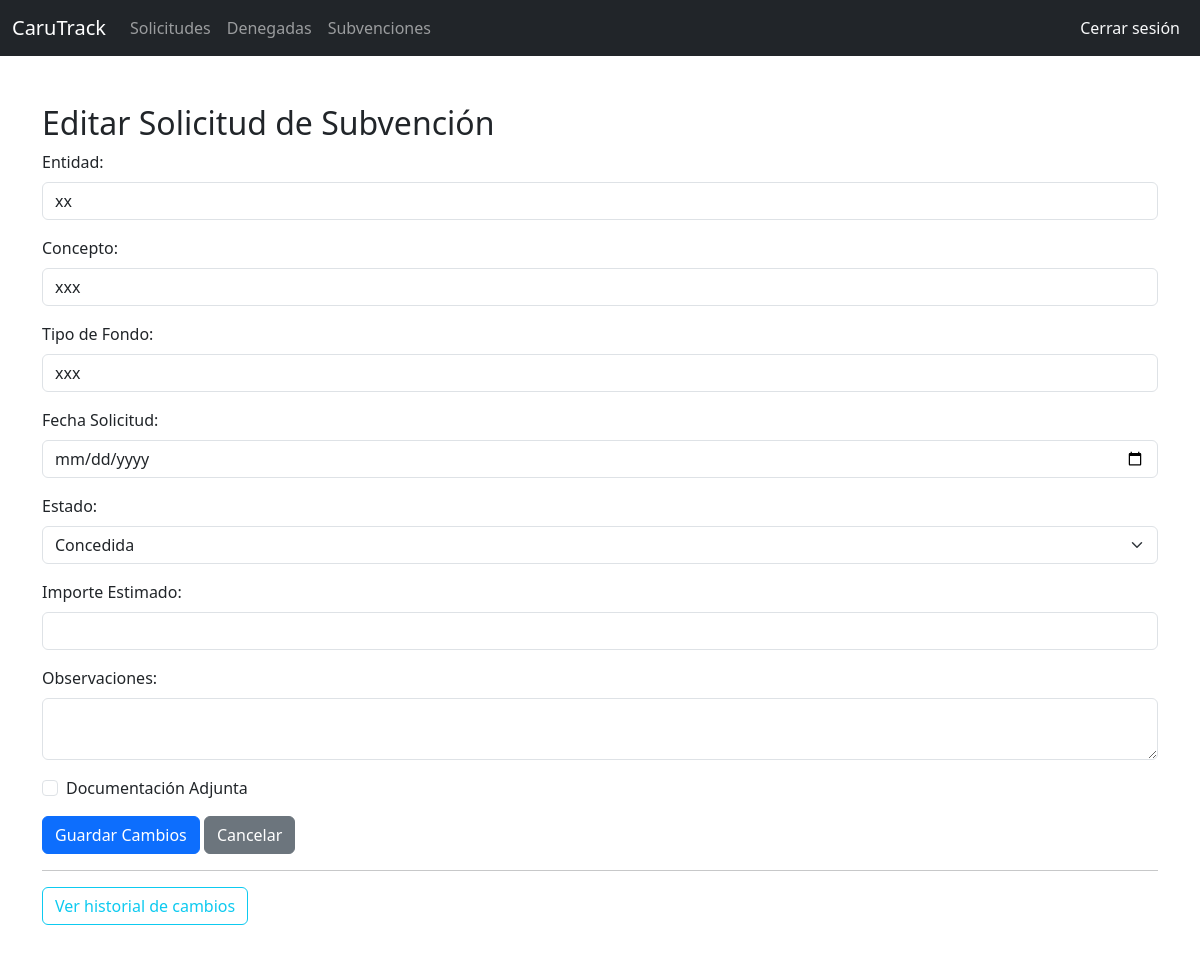
Before: /solicitudes/editar/1 (signed in) with the older database file.
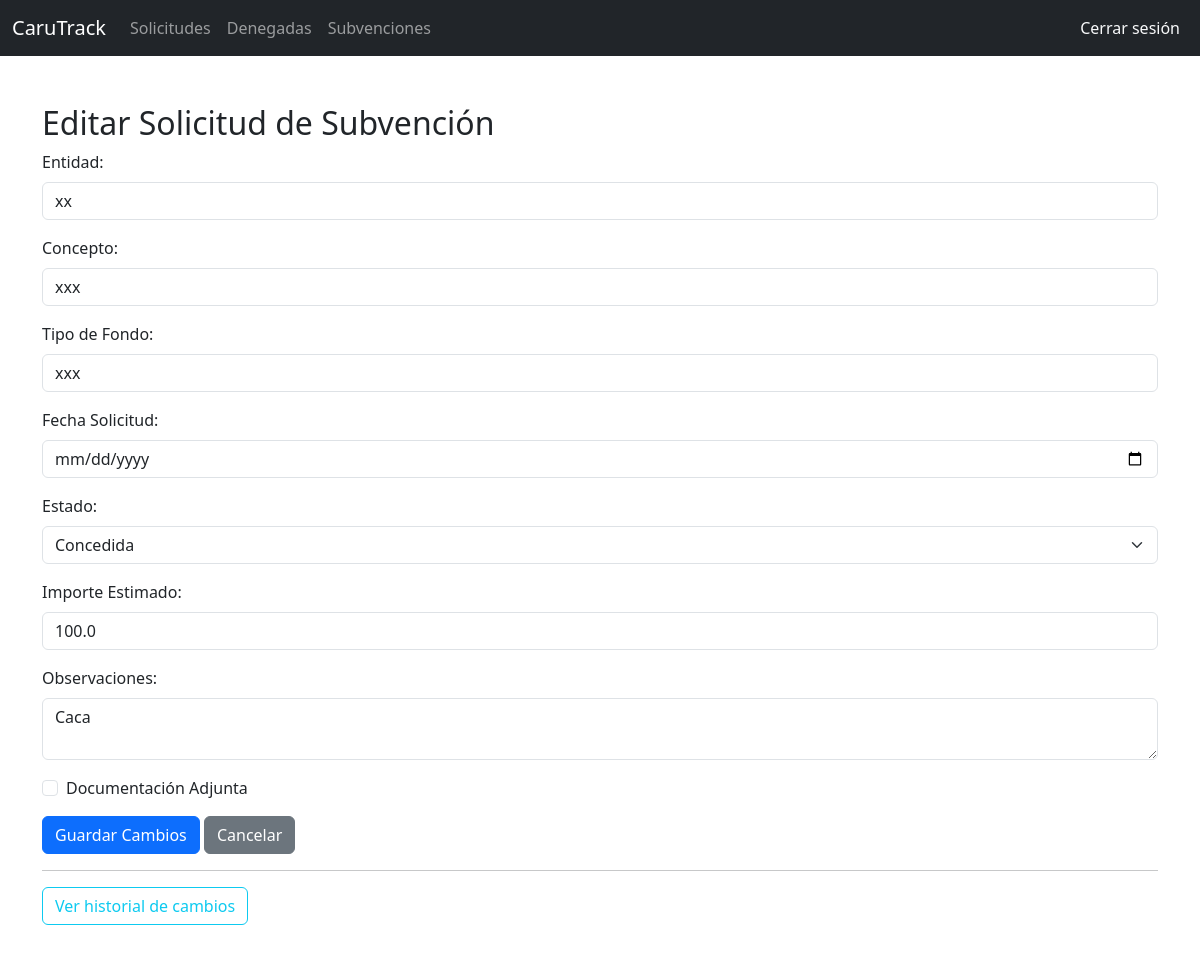
After: the same page with the newer database file.
### app/models.py (models this page shows, shortened)
class SolicitudSubvencion(db.Model):
    id = db.Column(db.Integer, primary_key=True)
    entidad = db.Column(db.String(150), nullable=False)
    concepto = db.Column(db.String(250), nullable=False)
    tipo_fondo = db.Column(db.String(100))
    fecha_solicitud = db.Column(db.Date)
    estado = db.Column(db.String(50), nullable=False, default='No solicitada')
    observaciones = db.Column(db.Text)
    importe_estimado = db.Column(db.Float)
    documentacion_adjunta = db.Column(db.Boolean, default=False)
    bloqueada = db.Column(db.Boolean, default=False)  # Nueva lógica de bloqueo

### app/routes.py (the view, shortened to what this page needs)
@main.route('/solicitudes/editar/<int:id>', methods=['GET', 'POST'])
@login_required
@rol_requerido('gestor')
def editar_solicitud(id):
    solicitud = SolicitudSubvencion.query.get_or_404(id)
    if solicitud.bloqueada:
        return render_template('editar_solicitud.html', solicitud=solicitud, estados=[], bloqueada=True)
    estados = ['No solicitada', 'En preparación', 'Presentada', 'Resolución parcial', 'Concedida', 'Denegada']
    campos_originales = solicitud.__dict__.copy()
    return render_template('editar_solicitud.html', solicitud=solicitud, estados=estados, bloqueada=False)

### app/__init__.py (called while the page is built)
def create_app():
    app = Flask(__name__)
    app.config.from_object('config.Config')
    db.init_app(app)
    migrate.init_app(app, db)
    bcrypt.init_app(app)
    login_manager.init_app(app)
    from .routes import main
    app.register_blueprint(main)
    @login_manager.user_loader
    def load_user(user_id):
        return Usuario.query.get(int(user_id))
    return app

### app/routes.py (called while the page is built)
def rol_requerido(*roles):
    def decorador(f):
        @wraps(f)
        def decorado(*args, **kwargs):
            if current_user.rol not in roles:
                abort(403)
            return f(*args, **kwargs)
        return decorado
    return decorador

### app/templates/editar_solicitud.html (shortened to what this page needs)
{% extends 'base.html' %}
{% block content %}
<h2>Editar Solicitud de Subvención</h2>
<form method="POST">
    <div class="mb-3">
        <label class="form-label">Entidad:</label>
        <input type="text" name="entidad" class="form-control" value="{{ solicitud.entidad }}" {% if bloqueada %}disabled{% endif %}>
    </div>
    <div class="mb-3">
        <label class="form-label">Concepto:</label>
        <input type="text" name="concepto" class="form-control" value="{{ solicitud.concepto }}" {% if bloqueada %}disabled{% endif %}>
    </div>
    <div class="mb-3">
        <label class="form-label">Tipo de Fondo:</label>
        <input type="text" name="tipo_fondo" class="form-control" value="{{ solicitud.tipo_fondo }}" {% if bloqueada %}disabled{% endif %}>
    </div>
    <div class="mb-3">
        <label class="form-label">Fecha Solicitud:</label>
        <input type="date" name="fecha_solicitud" class="form-control" value="{{ solicitud.fecha_solicitud }}" {% if bloqueada %}disabled{% endif %}>
    </div>
    <div class="mb-3">
        <label class="form-label">Estado:</label>
        <select name="estado" class="form-select" {% if bloqueada %}disabled{% endif %}>
            {% for estado_op in estados %}
                <option value="{{ estado_op }}" {% if solicitud.estado == estado_op %}selected{% endif %}>{{ estado_op }}</option>
            {% endfor %}
        </select>
    </div>
    <div class="mb-3">
        <label class="form-label">Importe Estimado:</label>
        <input type="number" step="0.01" name="importe_estimado" class="form-control" value="{{ solicitud.importe_estimado }}" {% if bloqueada %}disabled{% endif %}>
    </div>
    <div class="mb-3">
        <label class="form-label">Observaciones:</label>
        <textarea name="observaciones" class="form-control" {% if bloqueada %}disabled{% endif %}>{{ solicitud.observaciones }}</textarea>
    </div>
    <div class="form-check mb-3">
        <input type="checkbox" name="documentacion_adjunta" class="form-check-input" {% if solicitud.documentacion_adjunta %}checked{% endif %} {% if bloqueada %}disabled{% endif %}>
        <label class="form-check-label">Documentación Adjunta</label>
    </div>
    {% if not bloqueada %}
    <button type="submit" class="btn btn-primary">Guardar Cambios</button>
    {% endif %}
    <a href="{{ url_for('main.listar_solicitudes') }}" class="btn btn-secondary">Cancelar</a>
</form>
<hr>
<a href="{{ url_for('main.ver_historial', id=solicitud.id) }}" class="btn btn-outline-info">Ver historial de cambios</a>
{% endblock %}

Changed rows visible on the page:
changed SolicitudSubvencion "xx": importe_estimado (not shown) → "100.0"; observaciones (not shown) → "Caca"
